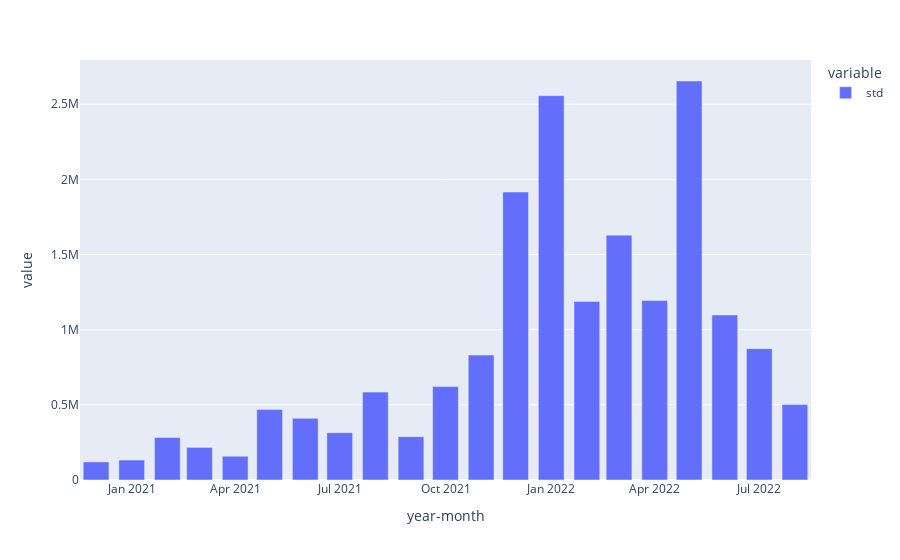

The notebook cell this image was saved under:
### Code cell
fig = px.bar(pdf_txn_monthly_stats, x='year-month', y=["std"], barmode='group')
fig.show()

### Figure 1 — Plotly figure (JSON) as saved in the notebook; plotly's stock layout.template omitted (floating-point values rounded to 4 significant figures)
{"data": [{"alignmentgroup": "True", "hovertemplate": "variable=std<br>year-month=%{x}<br>value=%{y}<extra></extra>", "legendgroup": "std", "marker": {"color": "#636efa", "pattern": {"shape": ""}}, "name": "std", "offsetgroup": "std", "orientation": "v", "showlegend": true, "textposition": "auto", "type": "bar", "x": ["2020-12", "2021-01", "2021-02", "2021-03", "2021-04", "2021-05", "2021-06", "2021-07", "2021-08", "2021-09", "2021-10", "2021-11", "2021-12", "2022-01", "2022-02", "2022-03", "2022-04", "2022-05", "2022-06", "2022-07", "2022-08"], "xaxis": "x", "y": [120100.0, 132700.0, 282100.0, 216700.0, 158200.0, 469500.0, 410200.0, 314800.0, 584800.0, 288500.0, 621400.0, 831000.0, 1916000.0, 2557000.0, 1188000.0, 1629000.0, 1194000.0, 2654000.0, 1098000.0, 873300.0, 501600.0], "yaxis": "y"}], "layout": {"barmode": "group", "legend": {"title": {"text": "variable"}, "tracegroupgap": 0}, "margin": {"t": 60}, "xaxis": {"anchor": "y", "domain": [0, 1], "title": {"text": "year-month"}}, "yaxis": {"anchor": "x", "domain": [0, 1], "title": {"text": "value"}}}}
